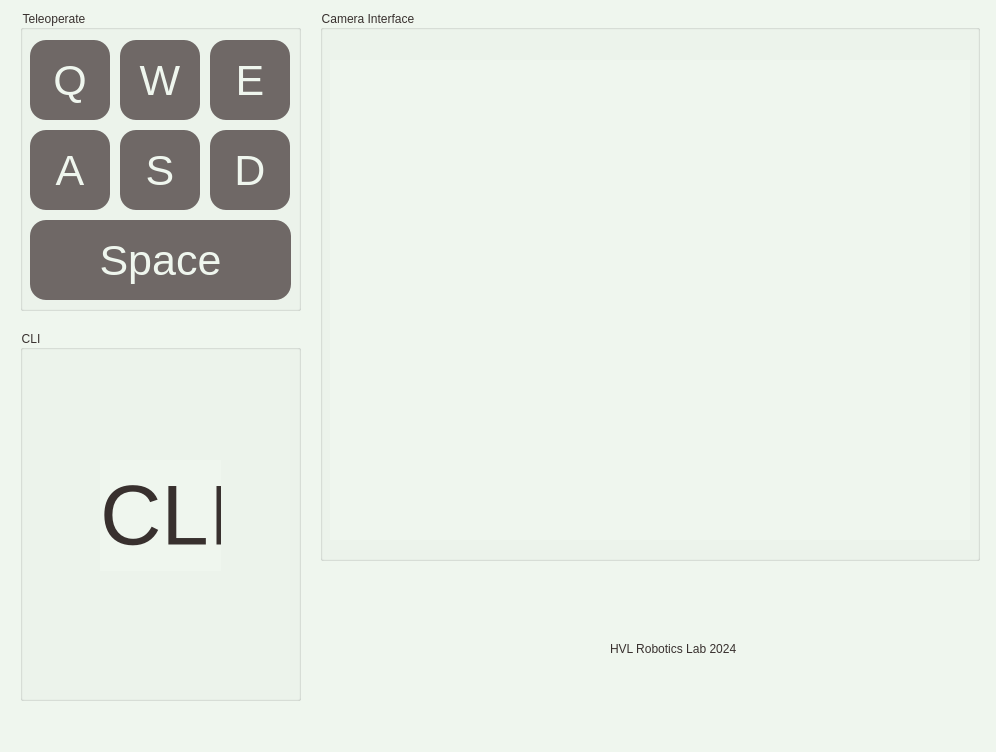
<?xml version="1.0" encoding="UTF-8"?>
<ui version="4.0">
 <class>AvatarGUI</class>
 <widget class="QMainWindow" name="AvatarGUI">
  <property name="geometry">
   <rect>
    <x>0</x>
    <y>0</y>
    <width>996</width>
    <height>752</height>
   </rect>
  </property>
  <property name="cursor">
   <cursorShape>ClosedHandCursor</cursorShape>
  </property>
  <property name="windowTitle">
   <string>Avatar GUI</string>
  </property>
  <property name="styleSheet">
   <string notr="true">background-color: #eff6ee;
color: #38302e;
</string>
  </property>
  <widget class="QWidget" name="centralwidget">
   <widget class="QGroupBox" name="camera_interface">
    <property name="geometry">
     <rect>
      <x>320</x>
      <y>10</y>
      <width>660</width>
      <height>551</height>
     </rect>
    </property>
    <property name="title">
     <string>Camera Interface</string>
    </property>
    <widget class="QLabel" name="camera_label">
     <property name="geometry">
      <rect>
       <x>10</x>
       <y>50</y>
       <width>640</width>
       <height>480</height>
      </rect>
     </property>
     <property name="font">
      <font>
       <pointsize>64</pointsize>
      </font>
     </property>
     <property name="text">
      <string/>
     </property>
    </widget>
   </widget>
   <widget class="QGroupBox" name="cli">
    <property name="geometry">
     <rect>
      <x>20</x>
      <y>330</y>
      <width>281</width>
      <height>371</height>
     </rect>
    </property>
    <property name="title">
     <string>CLI</string>
    </property>
    <widget class="QLabel" name="label">
     <property name="geometry">
      <rect>
       <x>80</x>
       <y>130</y>
       <width>121</width>
       <height>111</height>
      </rect>
     </property>
     <property name="font">
      <font>
       <pointsize>64</pointsize>
      </font>
     </property>
     <property name="text">
      <string>CLI</string>
     </property>
    </widget>
   </widget>
   <widget class="QGroupBox" name="teleop">
    <property name="geometry">
     <rect>
      <x>20</x>
      <y>10</y>
      <width>281</width>
      <height>301</height>
     </rect>
    </property>
    <property name="title">
     <string>Teleoperate</string>
    </property>
    <widget class="QPushButton" name="forward">
     <property name="geometry">
      <rect>
       <x>100</x>
       <y>30</y>
       <width>80</width>
       <height>80</height>
      </rect>
     </property>
     <property name="font">
      <font>
       <pointsize>32</pointsize>
      </font>
     </property>
     <property name="styleSheet">
      <string notr="true">background-color:  #6f6866;
color:  #eff6ee;
border-radius: 16px;
</string>
     </property>
     <property name="text">
      <string>W</string>
     </property>
     <property name="flat">
      <bool>false</bool>
     </property>
    </widget>
    <widget class="QPushButton" name="neg_angular">
     <property name="geometry">
      <rect>
       <x>10</x>
       <y>30</y>
       <width>80</width>
       <height>80</height>
      </rect>
     </property>
     <property name="font">
      <font>
       <pointsize>32</pointsize>
      </font>
     </property>
     <property name="styleSheet">
      <string notr="true">background-color:  #6f6866;
color:  #eff6ee;
border-radius: 16px;</string>
     </property>
     <property name="text">
      <string>Q</string>
     </property>
    </widget>
    <widget class="QPushButton" name="pos_angular">
     <property name="geometry">
      <rect>
       <x>190</x>
       <y>30</y>
       <width>80</width>
       <height>80</height>
      </rect>
     </property>
     <property name="font">
      <font>
       <pointsize>32</pointsize>
      </font>
     </property>
     <property name="styleSheet">
      <string notr="true">background-color:  #6f6866;
color:  #eff6ee;
border-radius: 16px;</string>
     </property>
     <property name="text">
      <string>E</string>
     </property>
    </widget>
    <widget class="QPushButton" name="right">
     <property name="geometry">
      <rect>
       <x>190</x>
       <y>120</y>
       <width>80</width>
       <height>80</height>
      </rect>
     </property>
     <property name="font">
      <font>
       <pointsize>32</pointsize>
      </font>
     </property>
     <property name="styleSheet">
      <string notr="true">background-color:  #6f6866;
color:  #eff6ee;
border-radius: 16px;</string>
     </property>
     <property name="text">
      <string>D</string>
     </property>
    </widget>
    <widget class="QPushButton" name="left">
     <property name="geometry">
      <rect>
       <x>10</x>
       <y>120</y>
       <width>80</width>
       <height>80</height>
      </rect>
     </property>
     <property name="font">
      <font>
       <pointsize>32</pointsize>
      </font>
     </property>
     <property name="styleSheet">
      <string notr="true">background-color:  #6f6866;
color:  #eff6ee;
border-radius: 16px;</string>
     </property>
     <property name="text">
      <string>A</string>
     </property>
    </widget>
    <widget class="QPushButton" name="halt">
     <property name="geometry">
      <rect>
       <x>10</x>
       <y>210</y>
       <width>261</width>
       <height>80</height>
      </rect>
     </property>
     <property name="font">
      <font>
       <pointsize>32</pointsize>
      </font>
     </property>
     <property name="styleSheet">
      <string notr="true">background-color:  #6f6866;
color:  #eff6ee;
border-radius: 16px;</string>
     </property>
     <property name="text">
      <string>Space</string>
     </property>
    </widget>
    <widget class="QPushButton" name="backward">
     <property name="geometry">
      <rect>
       <x>100</x>
       <y>120</y>
       <width>80</width>
       <height>80</height>
      </rect>
     </property>
     <property name="font">
      <font>
       <pointsize>32</pointsize>
      </font>
     </property>
     <property name="styleSheet">
      <string notr="true">background-color:  #6f6866;
color:  #eff6ee;
border-radius: 16px;</string>
     </property>
     <property name="text">
      <string>S</string>
     </property>
    </widget>
   </widget>
   <widget class="QLabel" name="label_3">
    <property name="geometry">
     <rect>
      <x>520</x>
      <y>620</y>
      <width>81</width>
      <height>61</height>
     </rect>
    </property>
    <property name="text">
     <string/>
    </property>
    <property name="pixmap">
     <pixmap>../assets/hvl_robotics_logo_72x72-removebg-preview.png</pixmap>
    </property>
   </widget>
   <widget class="QLabel" name="label_4">
    <property name="geometry">
     <rect>
      <x>610</x>
      <y>640</y>
      <width>161</width>
      <height>17</height>
     </rect>
    </property>
    <property name="text">
     <string>HVL Robotics Lab 2024</string>
    </property>
   </widget>
  </widget>
  <widget class="QMenuBar" name="menubar">
   <property name="geometry">
    <rect>
     <x>0</x>
     <y>0</y>
     <width>996</width>
     <height>22</height>
    </rect>
   </property>
  </widget>
  <widget class="QStatusBar" name="statusbar"/>
 </widget>
 <resources/>
 <connections/>
</ui>
